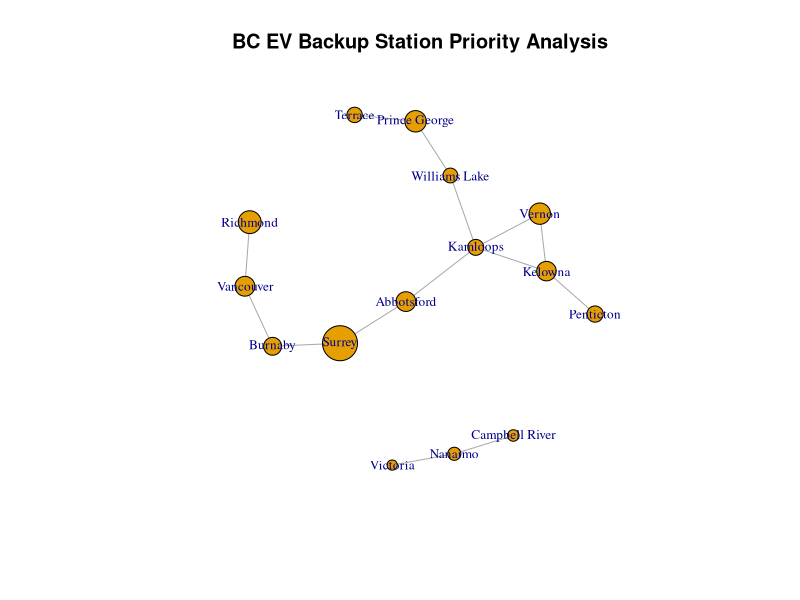

This figure's R source:
# Title: EV Underserved Priority Analysis
# Author: Harsamerveer Singh
# Date: 11/22/2025
# Goal: Identify areas for prioritizing backup EV station placement based on 
#       Population, Network Accessibility, and Existing EV Stations.

install.packages("igraph")
install.packages("dplyr") 
library(igraph)
library(dplyr)

# setwd("H:/COSC-421-Final-Project/Dataset/EV_stations/learning_purpose/learning_purpose")
print(paste("Current Working Directory:", getwd()))

# 1. Load Area Population Data
area_df <- read.csv("bc_area_population.csv", 
                    header = TRUE, stringsAsFactors = FALSE)
area_df$Population <- as.numeric(area_df$Population)

valid_area_ids <- area_df$AreaID
rownames(area_df) <- area_df$AreaID # Set rownames for robust graph attribute lookup

# 2. Load and Aggregate EV Station Data
ev_stations_df <- read.csv("bc_electric_charging_stations_CLEAN.csv", 
                           header = TRUE, stringsAsFactors = FALSE)

filtered_stations_df <- ev_stations_df %>% 
  filter(city %in% valid_area_ids)

# 3. Aggregate: Calculate the total number of stations per AreaID (City)
ev_station_counts <- filtered_stations_df %>% 
  group_by(AreaID = city) %>% # Group by 'city', rename column to 'AreaID' for join
  summarise(EV_Stations = n())


print(head(ev_station_counts, 5))


# 4. Merge the station counts into the main area_df
area_df <- area_df %>% 
  left_join(ev_station_counts, by = "AreaID")

print(area_df)

if(!"EV_Stations" %in% colnames(area_df)) {
  area_df$EV_Stations <- 0
} else {
  area_df$EV_Stations[is.na(area_df$EV_Stations)] <- 0
}

nrow(ev_station_counts)

head(ev_station_counts)

# 5. Load Network Edges and Build Graph
network_edges_data <- read.csv("bc_network_edges.csv", 
                               header = TRUE, 
                               stringsAsFactors = FALSE)

network_graph <- graph_from_data_frame(d = network_edges_data,
                                       vertices = area_df$AreaID,
                                       directed = FALSE)

# 6. Assign Attributes to Graph Vertices (Using rownames for robust indexing)
V(network_graph)$Population <- area_df[V(network_graph)$name, "Population"]
V(network_graph)$EV_Stations <- area_df[V(network_graph)$name, "EV_Stations"] 


# 7. Closeness Centrality Calculation
closeness_scores <- closeness(network_graph, normalized = TRUE)
print(closeness_scores)
V(network_graph)$population <- area_df$Population[match(V(network_graph)$name, area_df$AreaID)]
V(network_graph)$ev_stations <- area_df$EV_Stations[match(V(network_graph)$name, area_df$AreaID)]

results_df <- data.frame(
  AreaID = V(network_graph)$name,
  Population = V(network_graph)$population,
  EV_Stations = V(network_graph)$ev_stations,
  ClosenessCentrality = closeness_scores
)
print(results_df)
# Handle zero closeness centrality: replace 0 with a small fraction of the minimum non-zero value
min_non_zero_closeness <- min(results_df$ClosenessCentrality[results_df$ClosenessCentrality > 0])
results_df$ClosenessCentrality[results_df$ClosenessCentrality == 0] <- min_non_zero_closeness / 10

# 8. Calculate New EV_UnderservedScore
# Proposed Metric: (Population * (1 + Mean Stations)) / (Closeness Centrality * (Existing EV Stations per Area + 1))
mean_stations <- mean(results_df$EV_Stations)
print(mean_stations)
results_df$EV_UnderservedScore <- (results_df$Population * (1 + mean_stations)) / 
  (results_df$ClosenessCentrality * (results_df$EV_Stations + 1))
results_df$PriorityRank <- rank(-results_df$EV_UnderservedScore)

print(results_df$EV_UnderservedScore)
print(results_df$ClosenessCentrality)


top_results <- results_df[order(results_df$EV_UnderservedScore, decreasing = TRUE), ]
print(head(top_results, 15)) # Print top 15 results

write.csv(top_results, "BC_Cities_EV_Underserved_Score.csv", row.names = FALSE)

# Use the 'match' function for reliable indexing of the score, preventing 'invalid indexing' error
V(network_graph)$score <- results_df[match(V(network_graph)$name, results_df$AreaID), "EV_UnderservedScore"]
V(network_graph)$size <- V(network_graph)$score / max(V(network_graph)$score, na.rm=TRUE) * 15 + 5 


# Plot the network
plot(network_graph,
     vertex.label = V(network_graph)$name,
     vertex.label.cex = 0.8,
     main = "BC EV Backup Station Priority Analysis"
)
